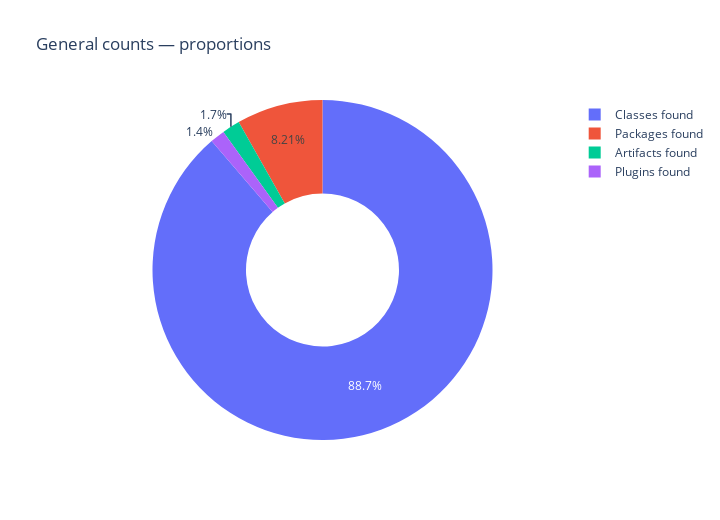

Notebook cell for this chart:
### Markdown cell above
## 5) General Count Overview

### Code cell
path = os.path.join(HLA_DIR, "General_Count_Overview.csv")
df_go = read_csv_safe(path)

c_info  = find_col(df_go, "Info", contains="info", default="Info")
c_count = find_col(df_go, "Count", contains="count", default="Count")

if df_go.empty or not (c_info and c_count):
    show_empty("General Count Overview")
else:
    df_go[c_count] = pd.to_numeric(df_go[c_count], errors="coerce").fillna(0)

    # Donut proportions
    fig = px.pie(df_go, values=c_count, names=c_info, title="General counts — proportions", hole=0.45)
    fig.update_layout(height=520, width=720)
    fig.show()

### Figure 1 — Plotly figure (JSON) as saved in the notebook; plotly's stock layout.template omitted (floating-point values rounded to 4 significant figures)
{"data": [{"domain": {"x": [0, 1], "y": [0, 1]}, "hole": 0.45, "hovertemplate": "Info=%{label}<br>Count=%{value}<extra></extra>", "labels": ["Packages found", "Classes found", "Artifacts found", "Plugins found"], "legendgroup": "", "name": "", "showlegend": true, "type": "pie", "values": [6846, 73999, 1420, 1166]}], "layout": {"height": 520, "legend": {"tracegroupgap": 0}, "title": {"text": "General counts — proportions"}, "width": 720}}
